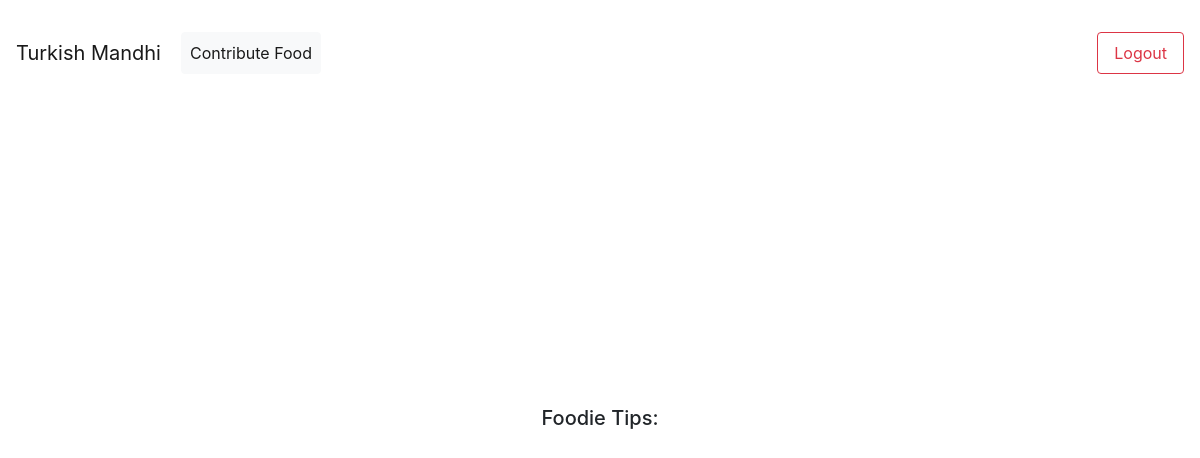
Before: /hotels/hotel_home (signed in) with the older database file.
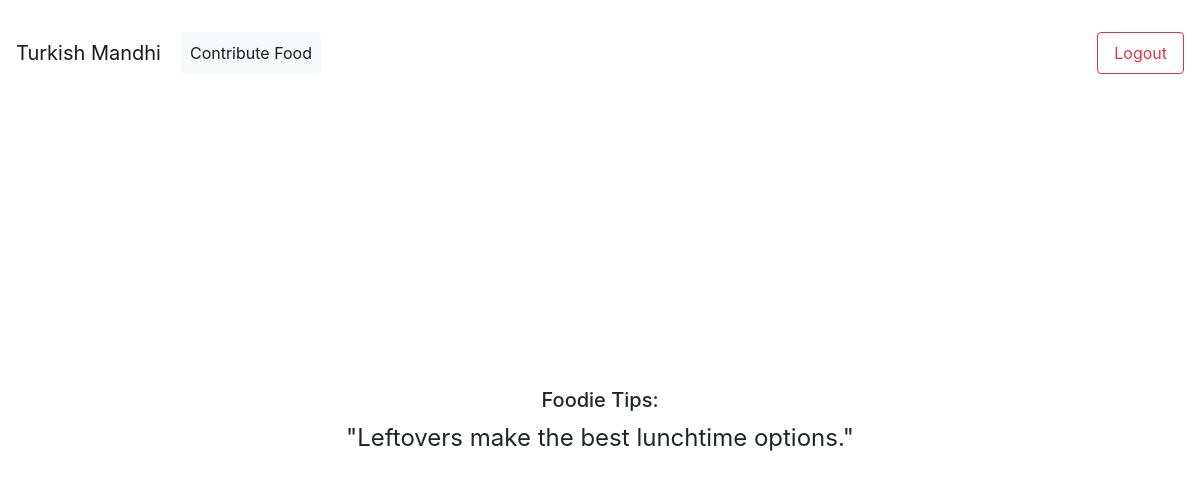
After: the same page with the newer database file.
### base/models.py (models this page shows)
class Quote(models.Model):
    text = models.TextField()

### hotels/views.py (the view)
# urls.py: path('hotel_home', views.hotel_home, name="hotel_home"),
def hotel_home(request):
    user = request.user
    quotes = Quote.objects.all()
    if quotes:
        random_quote = random.choice(quotes)
    else:
        random_quote = None
    context = {
        'user': user,
        'quote': random_quote,
        }
    return render(request, 'hotel_home.html', context)

### hotels/templates/hotel_home.html (shortened to what this page needs)
{% extends 'base.html' %} {% block title %}Home{% endblock %} {% block extlink%}
<link
  href="https://cdn.jsdelivr.net/npm/bootstrap@5.3.0-alpha3/dist/css/bootstrap.min.css"
  rel="stylesheet"
/>
<link
  rel="stylesheet"
  href="https://maxcdn.bootstrapcdn.com/bootstrap/4.0.0/css/bootstrap.min.css"
/>
{% endblock %}
{% block content %} {% load static %}
<nav class="navbar navbar-expand-lg navbar-light">
  <a class="navbar-brand" href="#">{{ user.username }}</a>
  <div class="collapse navbar-collapse" id="navbarSupportedContent">
      <ul class="navbar-nav mr-auto">
      <li class="nav-item active px-1 py-2">
        <a class="btn btn-light nav-link" href="hotel_contribute" role="button">
            Contribute Food
        </a>
      </li>
      </ul>
      <a class="btn btn-outline-danger nav-link py-2" href="hotel_logout" role="button">
          Logout
      </a>
  </div>
</nav>
<div style="display: flex; justify-content: center; align-items: center; height: 83vh;">
  <div class="row" style="text-align: center;">
    <h5>Foodie Tips:</h5>
    <div style="font-size: 24px;">
      {{ quote.text }}
    </div>
  </div>
</div>
{% endblock %}

Changed rows visible on the page:
added Quote: text "\"Leftovers make the best lunchtime options.\""
